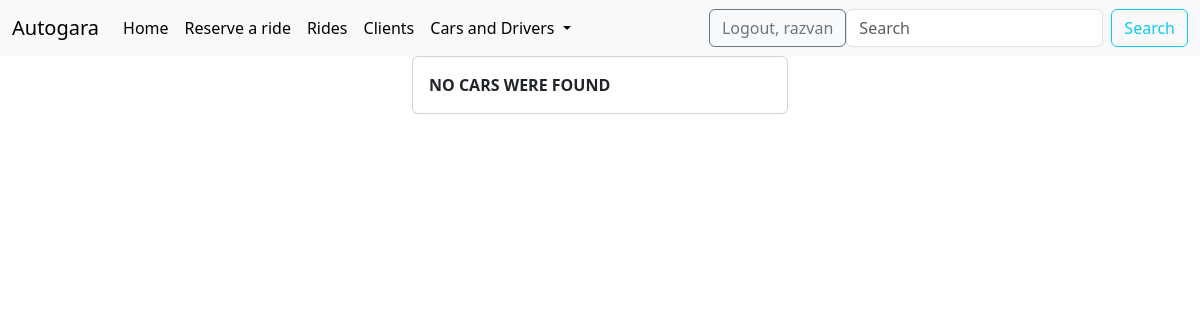
/list_of_cars/ (signed in), run on an earlier commit of the app's database.
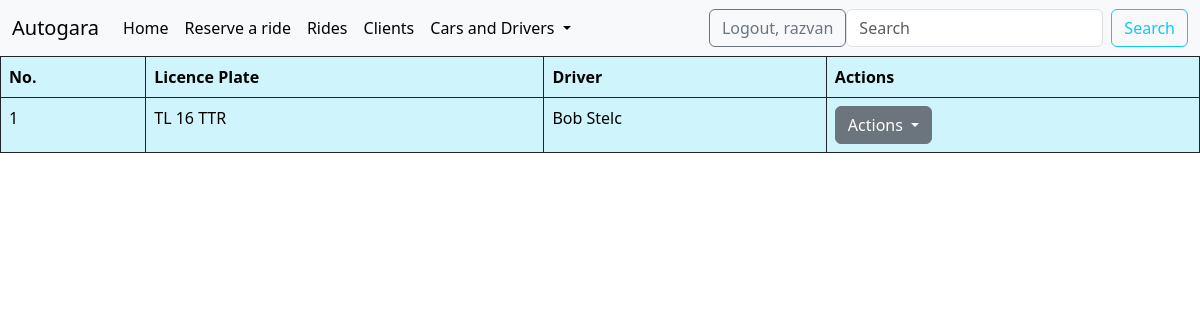
And on a later commit of the database.
### car/models.py (models this page shows, shortened)
class Car(models.Model):
    plate = models.CharField(max_length=9)
    driver = models.ForeignKey(Driver, on_delete=models.CASCADE, null=True)
    created_at = models.DateTimeField(auto_now_add=True)
    updated_at = models.DateTimeField(auto_now=True)

### driver/models.py (models this page shows)
class Driver(models.Model):
    first_name = models.CharField(max_length=40)
    last_name = models.CharField(max_length=40)
    email = models.EmailField()
    date_hired = models.DateField()
    date_fired = models.DateField(null=True)
    active = models.BooleanField(default=True)
    profile = models.ImageField(upload_to='profiles_driver/')
    created_at = models.DateTimeField(auto_now_add=True)
    updated_at = models.DateTimeField(auto_now=True)
    def __str__(self):
        return f'{self.first_name} {self.last_name}'

### car/views.py (the view)
# urls.py: path('list_of_cars/', views.CarListView.as_view(), name='list-of-cars'),
class CarListView(LoginRequiredMixin, ListView):
    template_name = 'car/list_of_cars.html'
    model = Car
    context_object_name = 'all_cars'

### templates/car/list_of_cars.html (shortened to what this page needs)
{% extends 'base.html' %}
{% block content %}
    <div class="container-fluid">
        <div class="row">
            {% if all_cars %}
                <table class="table  table-info table-hover table-bordered border-dark">
                    <thead>
                    <tr>
                        <th>No.</th>
                        <th>Licence Plate</th>
                        <th>Driver</th>
                        <th>Actions</th>
                    </tr>
                    </thead>
                    <tbody>
                    {% for car in all_cars %}
                        <tr>
                            <td>{{ forloop.counter }}</td>
                            <td>{{ car.plate }}</td>
                            {% if car.driver %}
                                <td>{{ car.driver }}</td>
                            {% endif %}
                            <td>
                                <div class="dropdown">
                                    <button class="btn btn-secondary dropdown-toggle" type="button"
                                            data-bs-toggle="dropdown" aria-expanded="false">
                                        Actions
                                    </button>
                            </td>
                        </tr>
                    {% endfor %}
                    </tbody>
                </table>
            {% else %}
                <div class="col-md-4 offset-md-4">
                    <div class="card">
                        <div class="card-body">
                            <b>NO CARS WERE FOUND</b>
                        </div>
                    </div>
                </div>
            {% endif %}
        </div>
    </div>
{% endblock %}

What changed in the data, as far as the page shows it:
added Car: plate "TL 16 TTR", driver "Bob Stelc"
Also different on the page:
text no longer shown: "NO CARS WERE FOUND"
text now shown: "No. Licence Plate Driver Actions"
